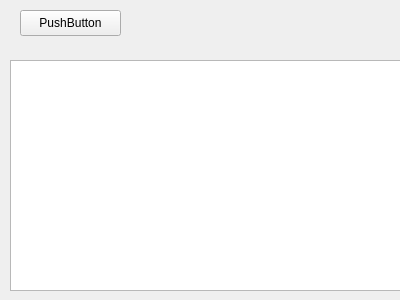
<?xml version="1.0" encoding="UTF-8"?>
<ui version="4.0">
 <class>Form</class>
 <widget class="QWidget" name="Form">
  <property name="geometry">
   <rect>
    <x>0</x>
    <y>0</y>
    <width>400</width>
    <height>300</height>
   </rect>
  </property>
  <property name="windowTitle">
   <string>Form</string>
  </property>
  <widget class="QPushButton" name="pushButton">
   <property name="geometry">
    <rect>
     <x>20</x>
     <y>10</y>
     <width>101</width>
     <height>26</height>
    </rect>
   </property>
   <property name="text">
    <string>PushButton</string>
   </property>
  </widget>
  <widget class="QTextBrowser" name="textBrowser">
   <property name="geometry">
    <rect>
     <x>10</x>
     <y>60</y>
     <width>391</width>
     <height>231</height>
    </rect>
   </property>
  </widget>
 </widget>
 <resources/>
 <connections/>
</ui>
